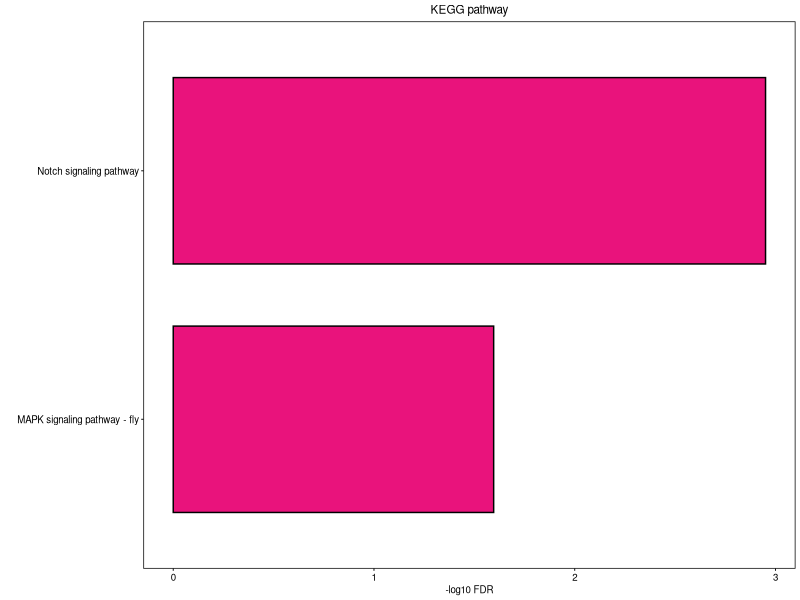

The R script that drew this image:
library(ggplot2)

barChart <- function(Categories, Values, GOcolors, PlotTitle, outputPdf){
  data <- data.frame(
    group = Categories,
    value = -log10(Values),
    colors = GOcolors
  )
  data$group <- factor(data$group, rev(Categories))
  data
  bar <- ggplot(data, aes(x=group, y=value)) +
    geom_bar(width = 0.75, stat = "identity", col = 'black', fill = rev(as.character(data$colors))) + 
    coord_flip() +
    labs(title = PlotTitle, x = '', y = '-log10 FDR') + 
    theme_bw(base_size = 7) + 
    theme(plot.title = element_text(hjust = 0.5),
          legend.title = element_blank(),
          panel.grid = element_blank(),
          axis.text = element_text(colour = 'black', size = 7),
          axis.ticks = element_line(colour = 'black')) 
  
  ggsave(outputPdf, units = 'cm', height = 3, width = 8)
}

barChart(c('Notch signaling pathway',
           'MAPK signaling pathway - fly'), #Keywords
         c(0.00112056,
           0.025338896), 
         c('#e9137c', 
           '#e9137c'), 
         'KEGG pathway', 'gProfiler_Dl+N+.pdf')
